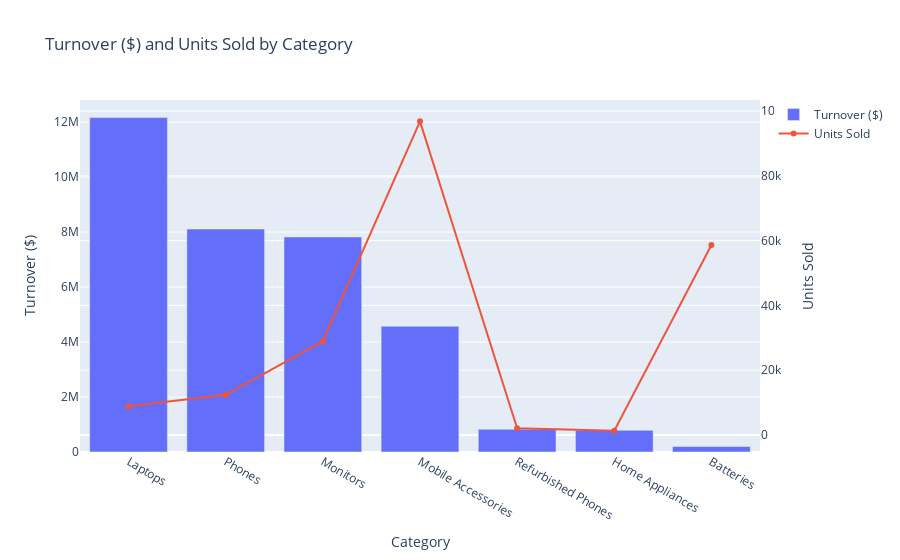

This figure's notebook cell:
### Code cell
cat = (
    df_to_plot.groupby("Categories", as_index=False)
      .agg(
          turnover=("Τurnover ($)", "sum"),
          units=("Quantity Ordered", "sum"))
      .sort_values("turnover", ascending=False))

fig = go.Figure()

# Bars: Turnover
fig.add_bar(x=cat["Categories"], y=cat["turnover"], name="Turnover ($)")

# Line: Units 
fig.add_trace(go.Scatter(x=cat["Categories"], y=cat["units"], name="Units Sold", yaxis="y2"))

fig.update_layout(
    title="Turnover ($) and Units Sold by Category",
    xaxis_title="Category",
    yaxis=dict(title="Τurnover ($)"),
    yaxis2=dict(title="Units Sold", overlaying="y", side="right"),
    legend_title="")

fig.show()

### Figure 1 — Plotly figure (JSON) as saved in the notebook; plotly's stock layout.template omitted (floating-point values rounded to 4 significant figures)
{"data": [{"name": "Turnover ($)", "type": "bar", "x": ["Laptops", "Phones", "Monitors", "Mobile Accessories", "Refurbished Phones", "Home Appliances", "Batteries"], "y": [12160000.0, 8112000.0, 7821000.0, 4574000.0, 826800.0, 787200.0, 198800.0]}, {"name": "Units Sold", "type": "scatter", "x": ["Laptops", "Phones", "Monitors", "Mobile Accessories", "Refurbished Phones", "Home Appliances", "Batteries"], "y": [8855, 12378, 28933, 96846, 2067, 1312, 58647], "yaxis": "y2"}], "layout": {"legend": {"title": {"text": ""}}, "title": {"text": "Turnover ($) and Units Sold by Category"}, "xaxis": {"title": {"text": "Category"}}, "yaxis": {"title": {"text": "Τurnover ($)"}}, "yaxis2": {"overlaying": "y", "side": "right", "title": {"text": "Units Sold"}}}}
